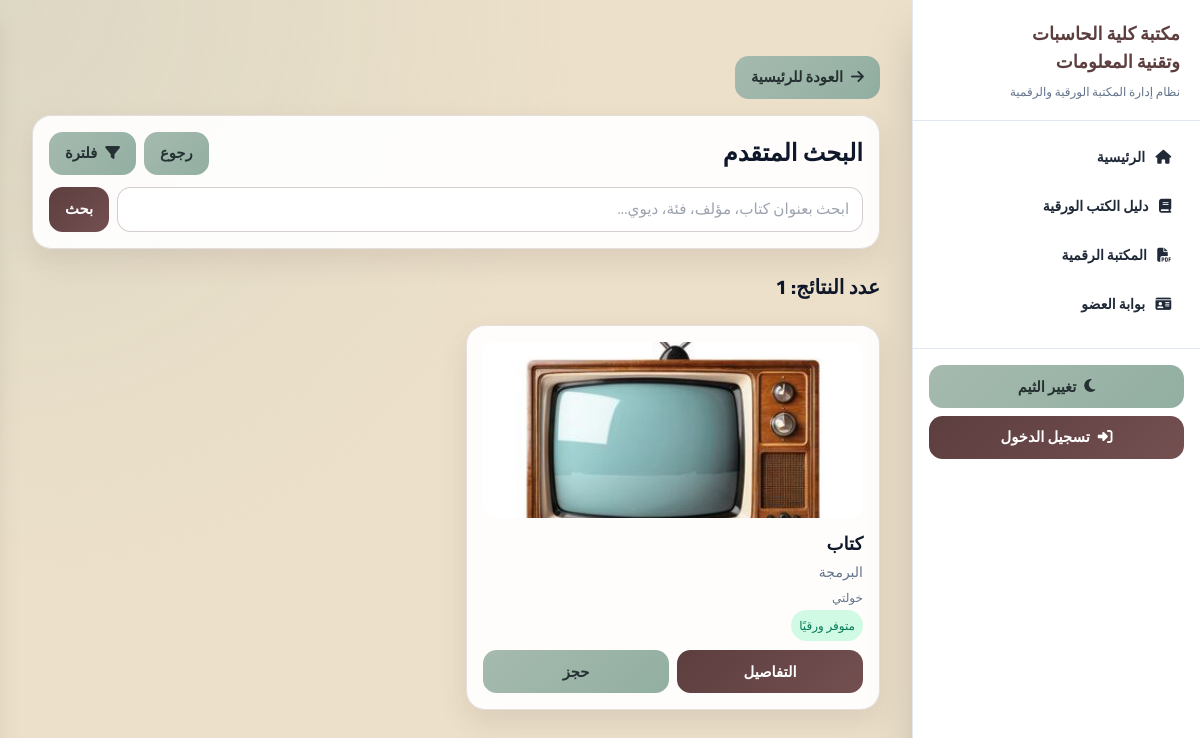
The page /search/?category=2 on the database its author committed.
### books/models.py (models this page shows, shortened)
class Book(models.Model):
    LANGUAGE_CHOICES = [
        ("arabic", "العربية"),
        ("english", "الإنجليزية"),
    ]
    dewey_decimal_number = models.CharField(max_length=100)
    title = models.CharField(max_length=300)
    authors = models.ManyToManyField(Author)
    category = models.ForeignKey(Category, on_delete=models.SET_NULL, null=True)
    publisher = models.ForeignKey(Publisher, on_delete=models.SET_NULL, null=True)
    publication_year = models.IntegerField(blank=True, null=True)
    edition = models.CharField(max_length=50, blank=True, null=True)
    volume = models.CharField(max_length=50, blank=True, null=True)
    language = models.CharField(max_length=20, choices=LANGUAGE_CHOICES, default="arabic")
    pages = models.IntegerField(blank=True, null=True)
    cover_image = models.ImageField(upload_to="books/covers/", blank=True, null=True)
    description = models.TextField(blank=True, null=True)
    created_at = models.DateTimeField(auto_now_add=True)
    view_count = models.PositiveIntegerField(default=0)

class Category(models.Model):
    category_id = models.CharField(max_length=50, unique=True, blank=True)
    name = models.CharField(max_length=200)  # Arabic name
    name_en = models.CharField(max_length=200, blank=True, default="")
    shelf_location = models.CharField(max_length=200, blank=True, null=True)
    def __str__(self):
        return self.name

class Author(models.Model):
    name = models.CharField(max_length=200)
    def __str__(self):
        return self.name

### public/views.py (the view)
# urls.py: path("search/", search_results_view, name="search_results"),
def search_results_view(request):
    form = BookSearchForm(request.GET or None)
    books = []
    has_active_search = _has_active_search(request)
    if form.is_valid() and has_active_search:
        books = search_books_service(
            query=form.cleaned_data.get("query"),
            category=form.cleaned_data.get("category"),
            author=form.cleaned_data.get("author"),
            publisher=form.cleaned_data.get("publisher"),
            min_pages=form.cleaned_data.get("min_pages"),
            max_pages=form.cleaned_data.get("max_pages"),
            year=form.cleaned_data.get("year"),
            language=form.cleaned_data.get("language"),
            search_scope=form.cleaned_data.get("search_scope") or "all",
        )
        _store_recent_search(request, form.cleaned_data.get("query"))
    return render(
        request,
        "public/search_results.html",
        {
            "form": form,
            "books": books,
            "has_active_search": has_active_search,
            "recent_searches": request.session.get("recent_searches", []),
        },
    )

### books/models.py (called while the page is built)
    def __str__(self):
        return self.name

### books/services.py (called while the page is built)
def search_books_service(**kwargs):
    return search_books(**kwargs)

### public/views.py (called while the page is built, shortened)
def _has_active_search(request):
    for field in SEARCH_TRIGGER_FIELDS:
        value = request.GET.get(field)
        if value and str(value).strip() and not (field == "search_scope" and value == "all"):
            return True
    return False

def _store_recent_search(request, query):
    if not query:
        return

### templates/public/search_results.html (shortened to what this page needs)
﻿{% extends "base.html" %}
{% block content %}
<section class="space-y-6">
    <div class="card space-y-3">
        <div class="flex flex-wrap items-center gap-2 justify-between">
            <h1 class="text-2xl font-black">البحث المتقدم</h1>
            <div class="flex gap-2">
                <a href="{% url 'home' %}" class="btn-secondary">رجوع</a>
                <button type="button" id="openFilterDrawer" class="btn-secondary"><i class="fa-solid fa-filter ml-2"></i>فلترة</button>
            </div>
        </div>
        <form method="get" action="{% url 'search_results' %}" class="flex gap-2">
            <input type="text" name="query" value="{{ form.query.value|default:'' }}" class="input-field" placeholder="ابحث بعنوان كتاب، مؤلف، فئة، ديوي...">
            <button type="submit" class="btn-primary">بحث</button>
        </form>
    </div>
    {% if has_active_search %}
        <div class="flex items-center justify-between">
            <h2 class="text-xl font-extrabold">عدد النتائج: {{ books|length }}</h2>
        </div>
        <div class="grid grid-cols-1 md:grid-cols-2 xl:grid-cols-3 gap-5">
            {% for book in books %}
                <article class="card flex flex-col">
                    {% if book.cover_image %}
                        <img src="{{ book.cover_image.url }}" alt="{{ book.title }}" class="w-full h-44 object-cover rounded-xl mb-3">
                    {% else %}
                        <div class="w-full h-44 rounded-xl mb-3 bg-slate-100 dark:bg-slate-800 grid place-content-center text-slate-400">
                            <i class="fa-solid fa-book text-4xl"></i>
                        </div>
                    {% endif %}
                    <h3 class="font-black text-lg">{{ book.title }}</h3>
                    <p class="text-sm text-slate-500 mt-1">{{ book.category.name|default:"-" }}</p>
                    <p class="text-xs text-slate-500 mt-2">{% for author in book.authors.all %}{{ author.name }}{% if not forloop.last %}، {% endif %}{% empty %}-{% endfor %}</p>
                    <div class="mt-3 text-xs">
                        {% if book.has_available_copies %}
                            <span class="px-2 py-1 rounded-full bg-emerald-100 text-emerald-700">متوفر ورقيًا</span>
                        {% else %}
                            <span class="px-2 py-1 rounded-full bg-amber-100 text-amber-800">غير متوفر ورقيًا</span>
                        {% endif %}
                    </div>
                    <div class="mt-4 grid grid-cols-2 gap-2">
                        <a href="{% url 'book_detail' book.id %}" class="btn-primary text-center">التفاصيل</a>
                        <button type="button" onclick="openReserveModal('{{ book.id }}', '{{ book.title|escapejs }}')" class="btn-secondary">حجز</button>
                    </div>
                </article>
            {% empty %}
                <div class="col-span-full card text-center py-10 text-slate-500">لا توجد نتائج مطابقة.</div>
            {% endfor %}
        </div>
    {% else %}
        <div class="card text-center py-10 text-slate-500">أدخل كلمة بحث أو اضغط زر الفلترة ثم اضغط بحث.</div>
    {% endif %}
</section>
{% endblock %}

### libraryms/static/css/styles.css (style rules this page uses)
body { font-family: 'Cairo', sans-serif; background: radial-gradient(circle at top left, rgba(166, 186, 174, 0.22), transparent 40%), var(--c3); }
.card { background: rgba(255, 255, 255, 0.92); border: 1px solid rgba(93, 62, 63, 0.16); border-radius: 1.2rem; box-shadow: 0 12px 28px rgba(93, 62, 63, 0.12); padding: 1rem; backdrop-filter: blur(6px); }
.input-field { width: 100%; border: 1px solid rgba(93, 62, 63, 0.25); border-radius: 0.85rem; padding: 0.65rem 0.8rem; background: #ffffff; color: #111827; font-size: 0.95rem; }
.btn-primary, .btn-secondary { border: 0; border-radius: 0.85rem; padding: 0.65rem 1rem; font-size: 0.92rem; font-weight: 800; cursor: pointer; display: inline-flex; align-items: center; justify-content: center; text-decoration: none; transition: transform 0.2s ease, filter 0.2s ease; }
.btn-primary { background: linear-gradient(135deg, var(--c1) 0%, #734f50 100%); color: #ffffff; }
.btn-secondary { background: linear-gradient(135deg, var(--c4) 0%, #92afa2 100%); color: #253032; }

### rows shown on the page
Book: cover_image (picture), title "كتاب", category.name "البرمجة", shows "متوفر ورقيًا"
Author: name "خولتي"

### other values the page prints
{{ books|length }} "1"
